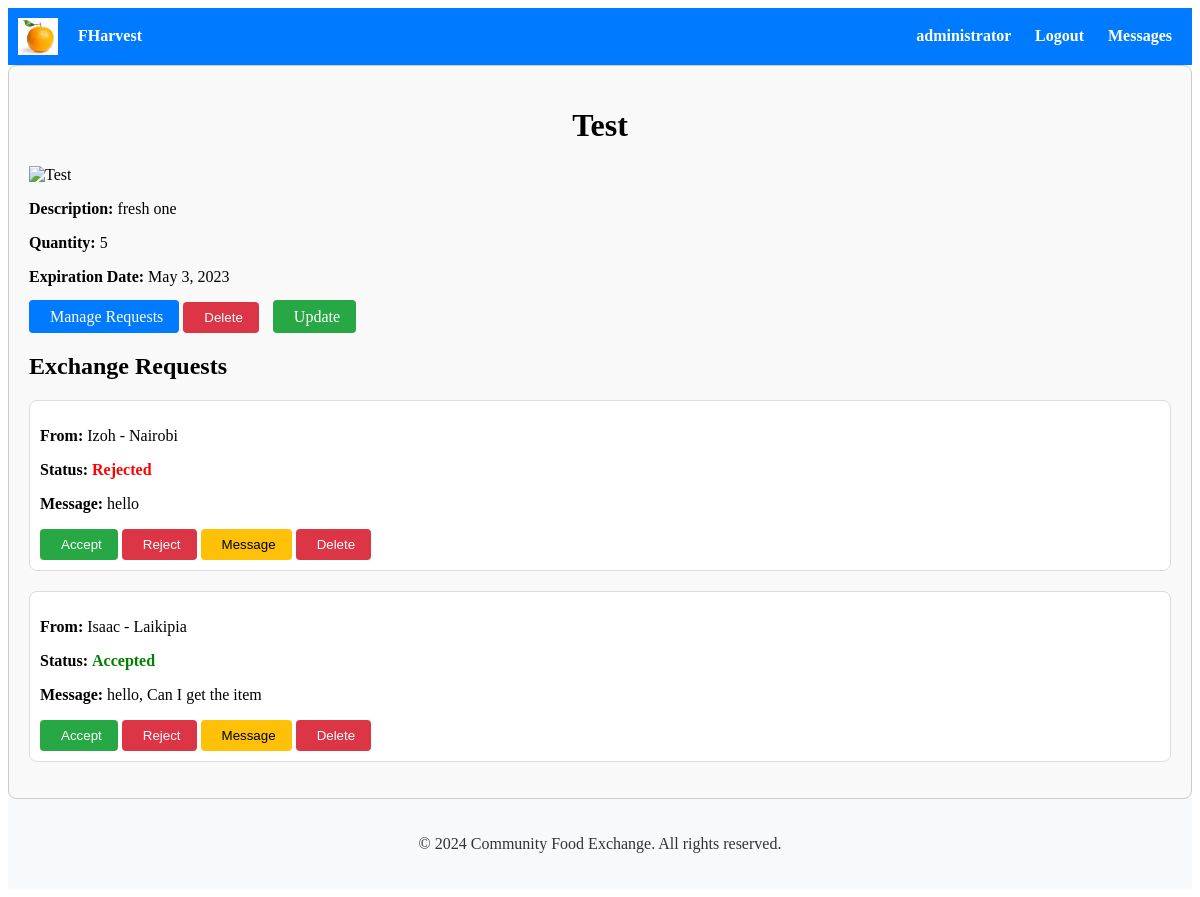
The app's page /listings/11/ (signed in) with its own data.
### listings/models.py (models this page shows, shortened)
class Listing(models.Model):
    user = models.ForeignKey(User, on_delete=models.CASCADE)
    item_name = models.CharField(max_length=100)
    description = models.TextField()
    quantity = models.PositiveIntegerField()
    expiration_date = models.DateField()
    created_at = models.DateTimeField(auto_now_add=True)
    image = CloudinaryField('image')  # Removed upload_to argument

### exchange/models.py (models this page shows, shortened)
class ExchangeRequest(models.Model):
    STATUS_CHOICES = [
        ('pending', 'Pending'),
        ('accepted', 'Accepted'),
        ('rejected', 'Rejected'),
        ('cancelled', 'Cancelled'),
    ]
    sender = models.ForeignKey(User, on_delete=models.CASCADE, related_name='exchange_sent_requests')
    receiver = models.ForeignKey(User, on_delete=models.CASCADE, related_name='exchange_received_requests')
    listing = models.ForeignKey(Listing, on_delete=models.CASCADE)
    message = models.TextField()
    status = models.CharField(max_length=20, choices=STATUS_CHOICES, default='pending')
    reason_for_cancellation = models.TextField(blank=True, null=True)
    created_at = models.DateTimeField(auto_now_add=True)

### accounts/models.py (models this page shows, shortened)
class Profile(models.Model):
    user = models.OneToOneField(User, on_delete=models.CASCADE)
    location = models.CharField(max_length=100)
    dietary_preferences = models.CharField(max_length=200)
    food_allergies = models.CharField(max_length=200)
    email = models.EmailField(blank=True, null=True)
    first_name = models.CharField(max_length=100, default=timezone.now)  # Default value set to current date and time
    last_name = models.CharField(max_length=100, blank=True)
    mobile_number = models.CharField(max_length=15, blank=True)

### listings/views.py (the view, shortened to what this page needs)
# urls.py: path('<int:pk>/', listing_detail, name='listing_detail'),
@login_required
def listing_detail(request, pk):
    listing = get_object_or_404(Listing, pk=pk)
    exchange_requests = ExchangeRequest.objects.filter(listing=listing)
    is_owner = listing.user == request.user
    can_request = not is_owner  # User cannot request their own listing
    has_sent_request = False
    if request.user.is_authenticated:
        has_sent_request = exchange_requests.filter(sender=request.user).exists()
    return render(request, 'listings/listing_detail.html', {'listing': listing, 'exchange_requests': exchange_requests, 'is_owner': is_owner, 'can_request': can_request, 'has_sent_request': has_sent_request})

### listings/templates/listings/listing_detail.html (shortened to what this page needs)
{% extends 'accounts/base.html' %}
{% block content %}
<div class="listing-detail">
    <h1>{{ listing.item_name }}</h1>
    <img src="{{ listing.image.url }}" alt="{{ listing.item_name }}">
    <p><strong>Description:</strong> {{ listing.description }}</p>
    <p><strong>Quantity:</strong> {{ listing.quantity }}</p>
    <p><strong>Expiration Date:</strong> {{ listing.expiration_date }}</p>
    {% if user.is_authenticated %}
    <div class="action-buttons">
        {% if user == listing.user %}
            <a href="{% url 'manage_exchange_requests' listing.id %}" class="btn btn-manage-requests"> Manage Requests</a>
            <form method="post" action="{% url 'listing_delete' listing.id %}">
                <button type="button" class="btn btn-delete" id="delete-listing-btn"> Delete</button>
            </form>
            <a href="{% url 'listing_update' listing.id %}" class="btn btn-update"> Update</a>
        {% endif %}
    </div>
    {% endif %}
</div>
<div class="exchange-requests">
    <h2>Exchange Requests</h2>
    <ul>
        {% for request in exchange_requests %}
        <li>
            <p><strong>From:</strong> {% if user == listing.user %}{{ request.sender.username }} - {{ request.sender.profile.location }}{% else %}{{ request.listing.user.username }}{% endif %}</p>
            <p><strong>Status:</strong>
                {% if request.status == 'Accepted' %}
                    <span class="status accepted">Accepted</span>
                {% elif request.status == 'Rejected' %}
                    <span class="status rejected">Rejected</span>
                {% else %}
                    Pending
                {% endif %}
            </p>
            <p><strong>Message:</strong> {{ request.message }}</p>
            {% if user == listing.user %}
                <form method="post" action="{% url 'manage_exchange_requests' listing.id %}">
                    <button type="submit" name="action" value="accept" class="btn btn-accept"> Accept</button>
                    <button type="submit" name="action" value="reject" class="btn btn-reject"> Reject</button>
                    <button type="submit" name="action" value="message" class="btn btn-message"> Message</button>
                    <button type="submit" name="action" value="delete" class="btn btn-delete"> Delete</button>
                </form>
            {% endif %}
        </li>
        {% empty %}
        <li>No exchange requests yet.</li>
        {% endfor %}
    </ul>
</div>
{% endblock %}

### accounts/templates/accounts/base.html (shortened to what this page needs)
{% load static %}
<!DOCTYPE html>
<html lang="en">
<head>
    <link rel="stylesheet" type="text/css" href="{% static 'css/style.css' %}">
    <link href="https://cdn.jsdelivr.net/npm/bootstrap-icons@1.11.3/font/bootstrap-icons.css" rel="stylesheet">
    <link rel="stylesheet" href="{% static 'path/to/compiled/bootstrap-icons.css' %}">
</head>
<body>
    <nav>
        <div class="brand-name">
            <img src="{% static 'logo.png' %}" alt="Logo" class="logo">
            <a href="{% url 'home' %}" style="color: inherit; text-decoration: none;">
                FHarvest
            </a>
        </div>
        <div class="nav-links">
            {% if user.is_authenticated %}
            <a href="{% url 'profile_update' %}">
                <span class="username">{{ user.username }}</span>
            </a>
            <a href="{% url 'logout' %}">Logout</a>
            <a href="{% if latest_conversation_id %}{% url 'conversation_detail' latest_conversation_id %}{% else %}{% url 'conversation_list' %}{% endif %}">
                Messages {% if unread_messages_count %}<span class="badge">{{ unread_messages_count }}</span>{% endif %}
            </a>
            {% else %}
            <a href="{% url 'login' %}">Login</a>
            <a href="{% url 'signup' %}">Signup</a>
            {% endif %}
        </div>
    </nav>
    <div class="container">
        {% block content %}
        {% endblock %}
    </div>
    <footer>
        <p>© 2024 Community Food Exchange. All rights reserved.</p>
    </footer>
</body>
</html>

### accounts/static/css/style.css (style rules this page uses)
.container { max-width: 1200px; margin: 0 auto; padding: 20px; }
.brand-name { display: flex; align-items: center; }
.logo { width: 50px; margin-right: 10px; }
.btn { padding: 8px 16px; background-color: #007bff; color: #fff; border: none; border-radius: 4px; cursor: pointer; text-decoration: none; }
.status { font-weight: bold; }
.accepted { color: green; }
.rejected { color: red; }
.action-buttons { display: inline-block; text-decoration: none; }
.action-buttons form, .update-btn { text-decoration: none; display: inline-block; margin-right: 10px; }
.btn-delete { background-color: #dc3545; color: #fff; text-decoration: none; }
.btn-update { background-color: #28a745; color: #fff; text-decoration: none; }
.btn-accept { background-color: #28a745; color: #fff; text-decoration: none; }
.btn-reject { background-color: #dc3545; color: #fff; text-decoration: none; }
.btn-message { background-color: #ffc107; color: #000; text-decoration: none; }
.container { max-width: 800px; margin: 0 auto; }
.container { max-width: 800px; margin: 20px auto; padding: 20px; border: 1px solid #ccc; border-radius: 8px; background-color: #f9f9f9; }
.container h1 { text-align: center; }
.container ul { list-style: none; padding: 0; }
.container li { margin-bottom: 20px; padding: 10px; border: 1px solid #ddd; border-radius: 8px; background-color: #fff; }
.container li:last-child { margin-bottom: 0; }

### accounts/templates/accounts/base.html (style rules this page uses)
nav { background-color: #007bff; color: #fff; padding: 10px; display: flex; justify-content: space-between; align-items: center; }
nav a { color: #fff; text-decoration: none; margin: 0 10px; font-weight: bold; }
.brand-name { cursor: pointer; display: flex; align-items: center; }
.logo { width: 40px; height: auto; margin-right: 10px; }
footer { background-color: #f8f9fa; color: #333; padding: 20px; text-align: center; }
.container { max-width: 100%; margin: 0 auto; padding: 20px; box-sizing: border-box; }

### records on screen
Listing: item_name "Test", description "fresh one", quantity "5", expiration_date "May 3, 2023"
ExchangeRequest: sender.username "Izoh", sender.profile.location "Nairobi", status "Rejected", message "hello"
ExchangeRequest: sender.username "Isaac", sender.profile.location "Laikipia", status "Accepted", message "hello, Can I get the item"

### other values on screen
{{ user.username }} "administrator"
